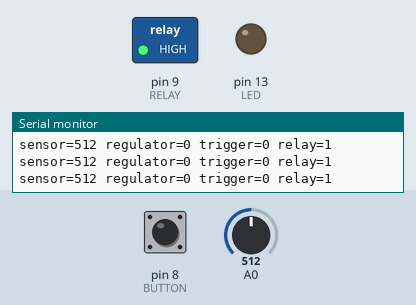
Recording of a program running on a simulated Arduino Nano, built with avr-gcc and run on an emulated ATmega328P. On the bench: switched loads named in the program (green lamp = pin HIGH), output pins drawn as LEDs (lit = HIGH), the last lines printed to the serial monitor. Dashed ring = blinking. Inputs (shaded band) come from the test bench; at power-on: pin 8 (BUTTON) HIGH, A0 = 512.

Above: at 1.2 s.
1.3 s: pin 8 (BUTTON) pulled LOW for 3.2 s
At 1.9 s:
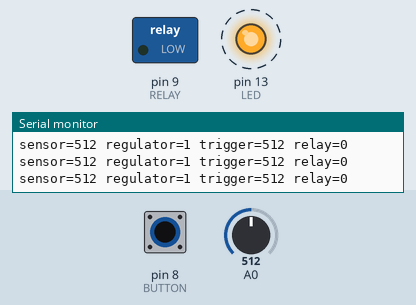
6.0 s: pin 8 (BUTTON) pulled LOW for 0.15 s
At 7.0 s:
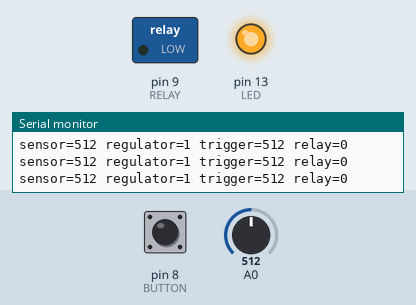
7.6 s: A0 set to 604
10.7 s: A0 set to 622
At 11.9 s:
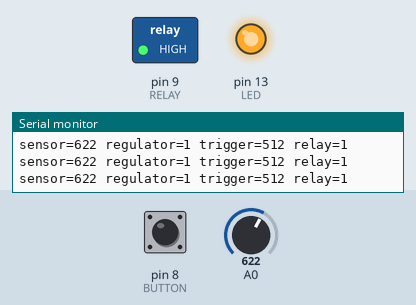
12.2 s: A0 set to 529
13.7 s: A0 set to 496
At 14.1 s:
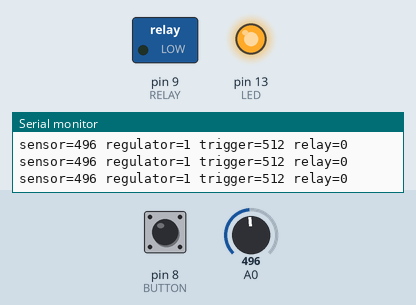
Timing chart, 0 to 16.2 s (numbered marks = the images above; inputs shaded):
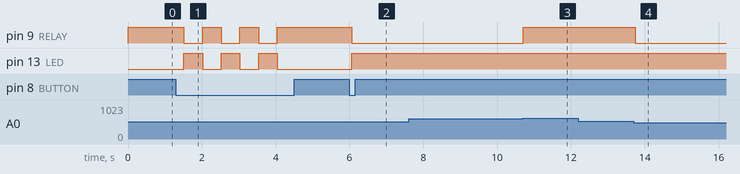

Measured:
- the behaviour switches between 611 and 612 on A0 (found by bisection; images 2 and 3)
- the behaviour switches between 513 and 512 on A0 (found by bisection; images 3 and 4)
- after the input at 1.3 s, pin 9 (RELAY): alternates HIGH for 0.51 s and LOW for 0.51 s, 6 changes in all, then stays HIGH, starting after 0.21 s; pin 13 (LED): alternates HIGH for 0.51 s and LOW for 0.51 s, 6 changes in all, then stays LOW, starting after 0.21 s
- after the input at 6.0 s, pin 9 (RELAY): HIGH → LOW after 0.07 s; pin 13 (LED): LOW → HIGH after 0.07 s
- after the input at 10.7 s, pin 9 (RELAY): LOW → HIGH at once
- after the input at 13.7 s, pin 9 (RELAY): HIGH → LOW at once

The program:

main.cpp
```cpp
#include <Arduino.h>

#define BUTTON 8
#define RELAY 9
#define PRESSURE_SENSOR A0
#define LED 13
#define DEBUG true
#define DEBOUNCE_TIME 500
#define HYSTERESIS 100

// Note : Lowest pressure = -0.85bar , sensor = 146
//        Highest prssure = 0 bar, sensor = 897
#define MIN_PRESSURE 146
#define MAX_PRESSURE 897


void debugPrint(String s){
  if (DEBUG)
    Serial.println(s);
}

class Pressure_Regulator {
  public:
      enum Status {OFF, ON};
      uint8_t sensorPin;
      uint8_t relayPin;
      uint8_t ledPin;
      uint8_t buttonPin;
      Status regulatorStatus;
      Status relayStatus;
      int measure;
      int trigger;
      long lastCheckTime;

      Pressure_Regulator(uint8_t sensorPin, uint8_t relayPin, uint8_t buttonPin, uint8_t ledPin):
          sensorPin(sensorPin),
          relayPin(relayPin),
          buttonPin(buttonPin),
          ledPin(ledPin) {};

      void begin() {
          measure = 0;
          trigger = 0;
          lastCheckTime = 0;
          regulatorStatus = OFF;
          relayStatus = ON;
          updateRelay();
          updateLed();
      }

      void handle(){
          measure = analogRead(sensorPin);
          checkButton();
          regulate();
          updateRelay();
          updateLed();
          show();
      }

      void checkButton() {
          long checktime = millis();
          if ((checktime-lastCheckTime) > DEBOUNCE_TIME) {
            if (digitalRead(buttonPin)==LOW) {
              if (regulatorStatus == OFF) {
                  regulatorStatus = ON;
                  trigger = measure;
              } else {
                  regulatorStatus = OFF;
                  trigger = 0;
              }
              debugPrint(String("Button was pressed.       regulator=")+regulatorStatus+"trigger="+trigger);
            }
            lastCheckTime = checktime;
        }
      }

      void regulate() {
          if (regulatorStatus == ON) {
            if (relayStatus == OFF and measure >= trigger + HYSTERESIS)   //  max(MAX_PRESSURE, trigger+HYSTERESIS))
                relayStatus = ON;
            if (relayStatus == ON and measure <= trigger)  // min(MIN_PRESSURE, trigger-HYSTERESIS))
                relayStatus = OFF;
          } else {
              relayStatus = ON;
          }
      }

      void show() {
          debugPrint(String("sensor=")+measure+" regulator="+regulatorStatus+" trigger="+trigger+" relay="+relayStatus);
      }

      void updateRelay(){
          if (relayStatus == ON){
            digitalWrite(relayPin, HIGH);
          } else {
            digitalWrite(relayPin, LOW);
          }
      }

      void updateLed(){
        if (regulatorStatus == ON){
          digitalWrite(ledPin, HIGH);
        } else {
          digitalWrite(ledPin, LOW);
        }
      }

};

Pressure_Regulator pressure_regulator(PRESSURE_SENSOR, RELAY, BUTTON, LED);

void setup() {
  // put your setup code here, to run once:
   Serial.begin(115200);
   Serial.println("Starting up...");
   pinMode(RELAY, OUTPUT);
   pinMode(LED, OUTPUT);
   pinMode(BUTTON, INPUT_PULLUP);
   pressure_regulator.begin();
}

void loop() {
  pressure_regulator.handle();
  delay(100);
}
```
